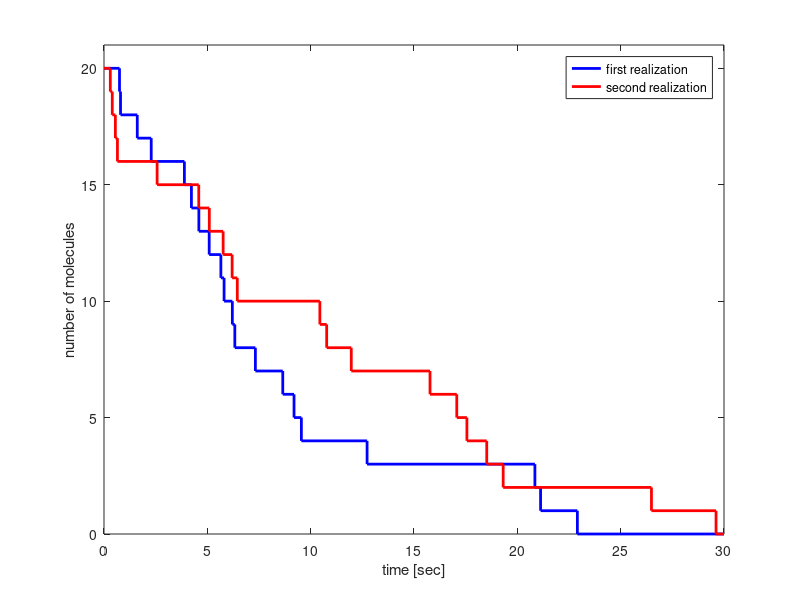

This chart was generated by the following MATLAB code:
function Figure2_1a

close all;
rand('state',22);

k1=0.1;
Ainitial=20;
dt=0.005;
numberofrealisations=10;

for i=1:numberofrealisations

    A=Ainitial;
    time=0;
    k=1;
    Aplot(1,i)=A;
    timeplot(1,i)=0;

    while (k<Ainitial+1)
         rr=rand(1,1);
         time=time+dt;
         if (rr<k1*A*dt)
             A=A-1;
             k=k+1;
             Aplot(k,i)=A;
             timeplot(k,i)=time;
         end;
    end;
    Aplot(k+1,i)=A;
    if (time<30)
        timeplot(k+1,i)=30;
    else
        timeplot(k+1,i)=time;
    end;
end;

tdet=zeros(301,1);
Adet=zeros(301,1);
tdet=[0:0.1:30];
Adet(:)=Ainitial*exp(-k1*tdet(:));

figure(1);
set(gca,'Fontsize',20);
h=stairs(timeplot(:,1),Aplot(:,1));
set(h,'Color','b','Linewidth',2);
hold on;
h=stairs(timeplot(:,2),Aplot(:,2));
set(h,'Color','r','Linewidth',2);
xlabel('time [sec]');
ylabel('number of molecules');
legend('first realization','second realization');
axis([0 30 0 (Ainitial+1)]);
